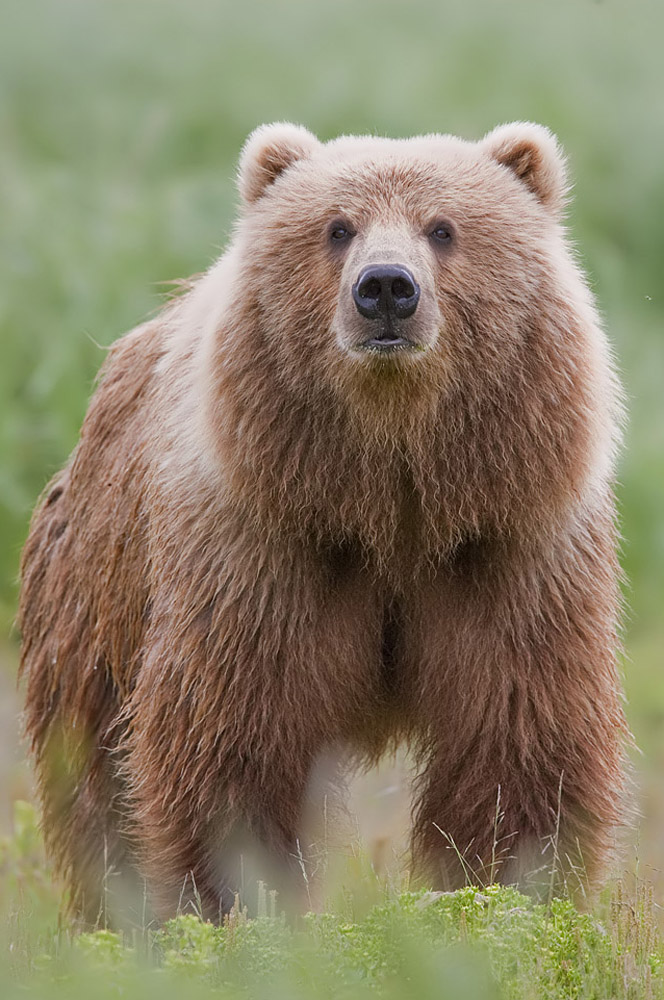
#> input picture drawOnImage/bear.jpg, 664 x 1000 px
$ python drawRectangleOnABear.py
#> lines starting #> are read from the running program, lines starting #| are printed output that depends on the picture
import matplotlib.pyplot as plt
import matplotlib.patches as patches
from PIL import Image
import numpy as np


def addRect(imgToRead, imgToSave,x,y,z,w, lw, color, facecolor):
#> called with imgToRead = 'bear.jpg', imgToSave = 'imgOut0.jpg', x = 340, y = 260, z = 90, w = 70, lw = 1, color = 'r'
  im = np.array(Image.open(imgToRead), dtype=np.uint8)
#> im is the input picture: shape (1000, 664, 3); mean R, G, B 136.9, 127.2, 101.8
  fig,ax = plt.subplots(1)
  ax.imshow(im)
  #rect = patches.Rectangle((50,100),40,30,linewidth=1,edgecolor='r',facecolor='none')
  rect = patches.Rectangle((x,y),z,w,linewidth=lw,edgecolor=color,facecolor=facecolor)
  ax.add_patch(rect)

  #plt.axis('off')    # Remove axis from image

  plt.savefig(imgToSave)
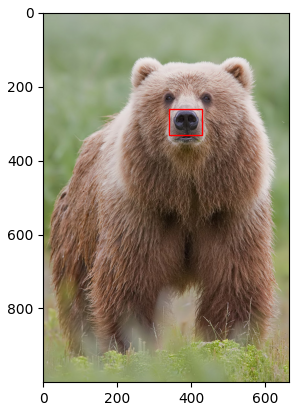
#> figure drawn by matplotlib, 1 panel
  plt.close()
  return


for i in range(0, 10):
  addRect('bear.jpg', 'imgOut' + str(i)+'.jpg', 340,260,90,70,1,'r','none' )
